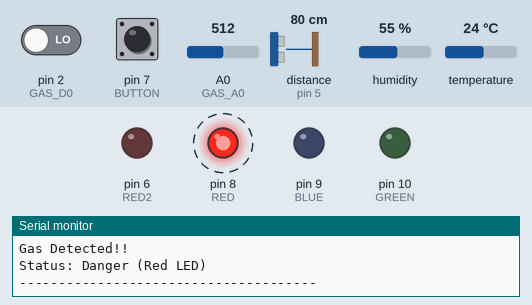
This sketch was run on a simulated Arduino Uno, built with avr-gcc and run on an emulated ATmega328P. Shown: output pins drawn as LEDs (lit = HIGH), the last lines printed to the serial monitor. Wiring (inferred from the names in the program): ultrasonic range finder: trigger pin 4; echo pin 5. Dashed ring = blinking. The inputs (shaded band) are chosen by the test bench; at power-on: distance to the obstacle (sensor on pin 5) 80 cm, A0 (GAS_A0) = 512, temperature 24 °C, pin 2 (GAS_D0) LOW, pin 7 (BUTTON) HIGH, humidity 55 %. The echo pulse lasts 58.3 µs per cm; pins used as bus, display or sensor lines are not drawn.

Above: at 2.2 s.
2.3 s: distance to the obstacle (sensor on pin 5) set to 7 cm
5.8 s: distance to the obstacle (sensor on pin 5) set to 4 cm
At 6.16 s:
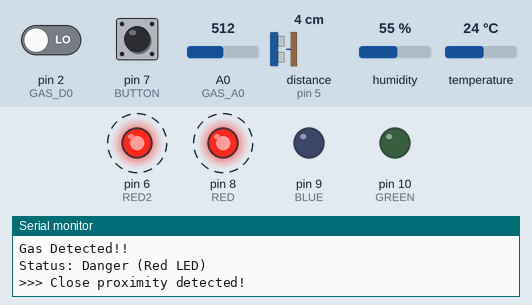
10.2 s: A0 (GAS_A0) set to 484
At 10.45 s:
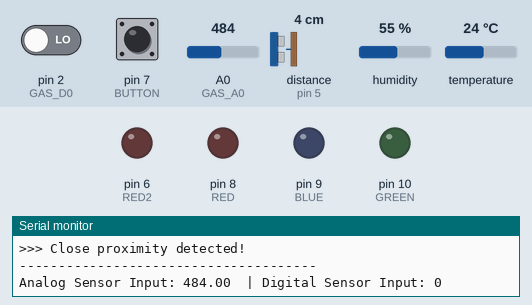
At 10.9 s:
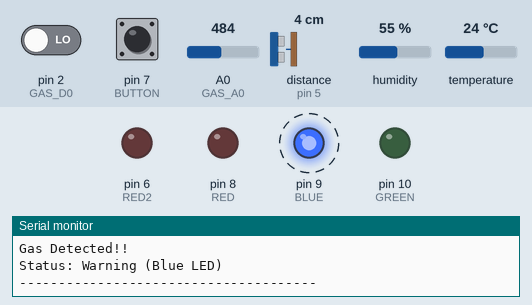
14.1 s: A0 (GAS_A0) set to 209
17.6 s: A0 (GAS_A0) set to 187
At 18.5 s:
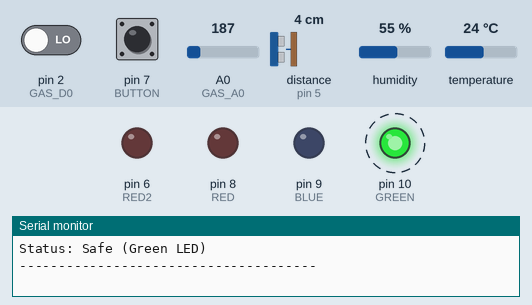
21.6 s: temperature set to 4 °C
Timing chart, 0 to 28.7 s (numbered marks = the images above; inputs shaded):
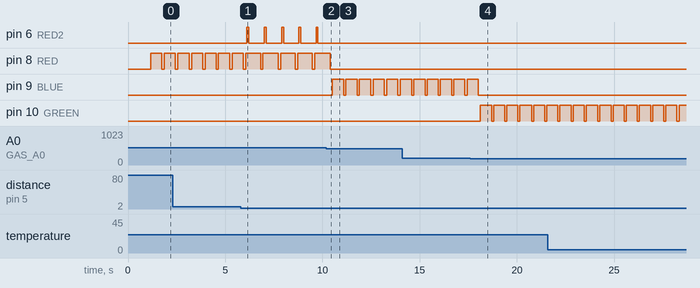

Measured:
- the behaviour switches between 6 and 5 cm on distance to the obstacle (sensor on pin 5) (found by bisection; images 0 and 1)
- the behaviour switches between 500 and 499 on A0 (GAS_A0) (found by bisection; images 1 and 2)
- the behaviour switches between 200 and 199 on A0 (GAS_A0) (found by bisection; images 3 and 4)
- after the input at 5.8 s, pin 6 (RED2): alternates HIGH for 0.10 s and LOW for 0.78 s, starting after 0.32 s; pin 8 (RED): alternates HIGH for 0.76 s and LOW for 0.12 s, starting after 1.0 s
- after the input at 10.2 s, pin 6 (RED2): stops changing and stays LOW; pin 8 (RED): goes on until 10.4 s, then stays LOW; pin 9 (BLUE): alternates HIGH for 0.57 s and LOW for 0.12 s, starting after 0.32 s
- after the input at 17.6 s, pin 9 (BLUE): goes on until 18.0 s, then stays LOW; pin 10 (GREEN): alternates HIGH for 0.57 s and LOW for 0.11 s, starting after 0.51 s
- by itself, pin 8 (RED): alternates HIGH for 0.58 s and LOW for 0.12 s

The sketch:

00_practice_01.ino
```cpp
#include <DHT.h>
#define DHTPIN 3
#define DHTTYPE DHT11
#define GAS_A0 A0
#define GAS_D0 2
#define TRIG 4
#define ECHO 5
#define RED2 6
#define BUTTON 7
#define BUZZER 11

int RED = 8;
int BLUE = 9;
int GREEN = 10;

DHT myDHT(DHTPIN, DHTTYPE);

void setup() {
  Serial.begin(9600);
  myDHT.begin();
  pinMode(GAS_A0, INPUT);
  pinMode(GAS_D0, INPUT);
  pinMode(TRIG, OUTPUT);
  pinMode(ECHO, INPUT);
  pinMode(RED2, OUTPUT);
  pinMode(BUTTON, INPUT_PULLUP);
  pinMode(BUZZER, OUTPUT);
  Serial.println("Heater warming start");
  delay(1000);
  Serial.println("Heater warming complete, operation start");
  pinMode(RED, OUTPUT);
  pinMode(BLUE, OUTPUT);
  pinMode(GREEN, OUTPUT);
}

void loop() {
  float h = myDHT.readHumidity();
  float c = myDHT.readTemperature();
  float f = myDHT.readTemperature(true);
  float sensorValue = analogRead(GAS_A0);
  int sensorDValue = digitalRead(GAS_D0);

  digitalWrite(TRIG, LOW);
  delayMicroseconds(2);
  digitalWrite(TRIG, HIGH);
  delayMicroseconds(10);
  digitalWrite(TRIG, LOW);

  long duration = pulseIn(ECHO, HIGH);
  float distance = duration * 0.034 / 2;

  int buttonState = digitalRead(BUTTON);

  digitalWrite(RED, LOW);
  digitalWrite(BLUE, LOW);
  digitalWrite(GREEN, LOW);
  digitalWrite(RED2, LOW);
  noTone(BUZZER);

  if (isnan(h) || isnan(c) || isnan(f)) {
    Serial.println("Failed to read values.");
  }

  Serial.print("Analog Sensor Input: ");
  Serial.print(sensorValue);
  Serial.print("  | Digital Sensor Input: ");
  Serial.println(sensorDValue);
  Serial.print("Humidity: ");
  Serial.print(h);
  Serial.print(" | Celsius Temperature: ");
  Serial.print(c);
  Serial.print(" | Fahrenheit Temperature: ");
  Serial.print(f);
  Serial.print(" | Distance: ");
  Serial.print(distance);
  Serial.print(" cm | Button: ");
  Serial.println(buttonState);

  if(sensorValue > 300){
    Serial.println("Gas Detected!!");
  }

  if(sensorValue < 200) {
    digitalWrite(GREEN, HIGH);
    Serial.println("Status: Safe (Green LED)");
  }
  else if(sensorValue >= 200 && sensorValue < 500) {
    digitalWrite(BLUE, HIGH);
    Serial.println("Status: Warning (Blue LED)");
  }
  else {
    digitalWrite(RED, HIGH);
    Serial.println("Status: Danger (Red LED)");

    if(distance <= 5) {
      Serial.println(">>> Close proximity detected!");

      if(buttonState == LOW) {
        Serial.println(">>> Button Pressed - Buzzer ON!");
        digitalWrite(RED2, HIGH);
        tone(BUZZER, 1000);
        delay(500);
        digitalWrite(RED2, LOW);
        noTone(BUZZER);
        delay(500);
      }
      else {
        digitalWrite(RED2, HIGH);
        delay(100);
        digitalWrite(RED2, LOW);
        delay(100);
      }
    }
  }

  Serial.println("--------------------------------------");
  delay(500);
}
```
